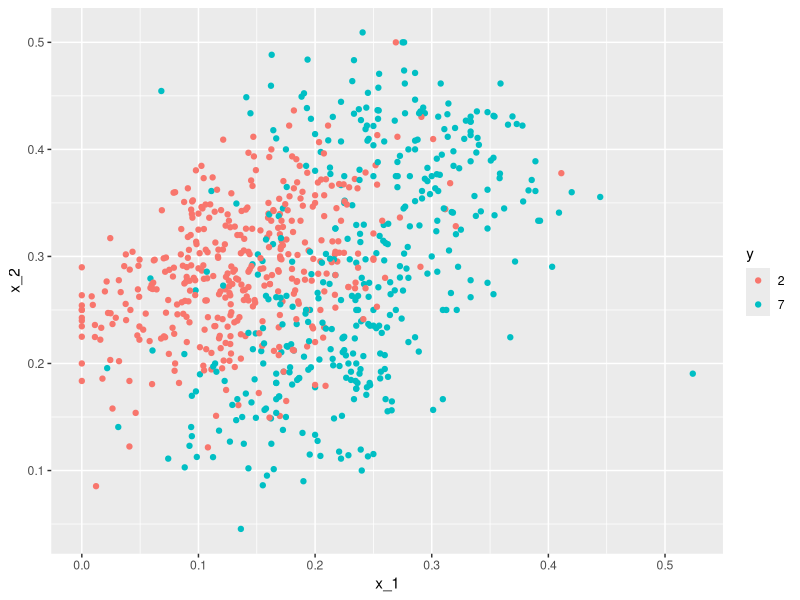

The R script that drew this image:
## ---- chunk 1
library(tidyverse)
library(caret)
library(dslabs)
library(ggrepel)
## ---- chunk 2
data("mnist_27")

data = mnist_27$train %>% drop_na()
data %>% ggplot(aes(x_1, x_2, color = y)) + geom_point()
## ---- chunk 3
fit = glm(y ~ x_1 + x_2, data = mnist_27$train, family = "binomial")
## ---- chunk 4
p_hat = predict(fit, newdata = mnist_27$test)
y_hat = ifelse(p_hat > 0.5, 7, 2) %>% factor()

# Note: Our matrix indicates "2" as our positive class, but that's okay.
confusionMatrix(y_hat, mnist_27$test$y) 
